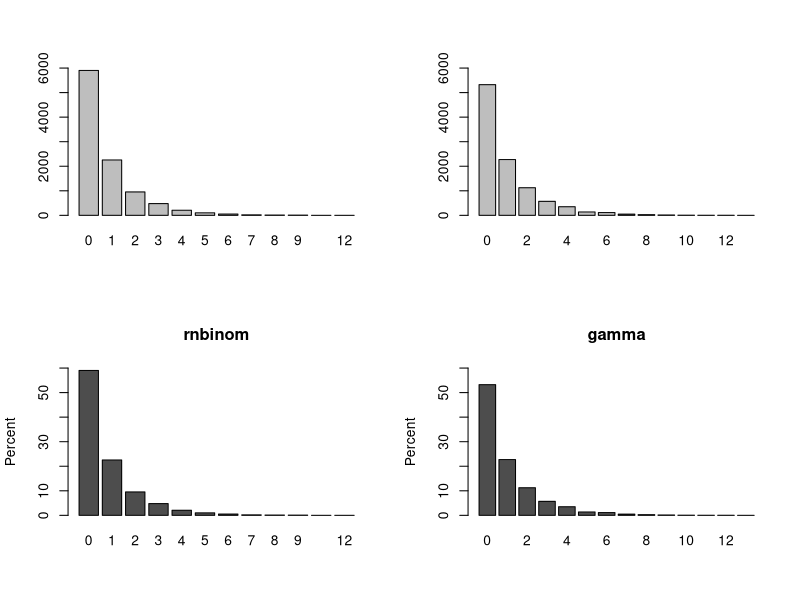
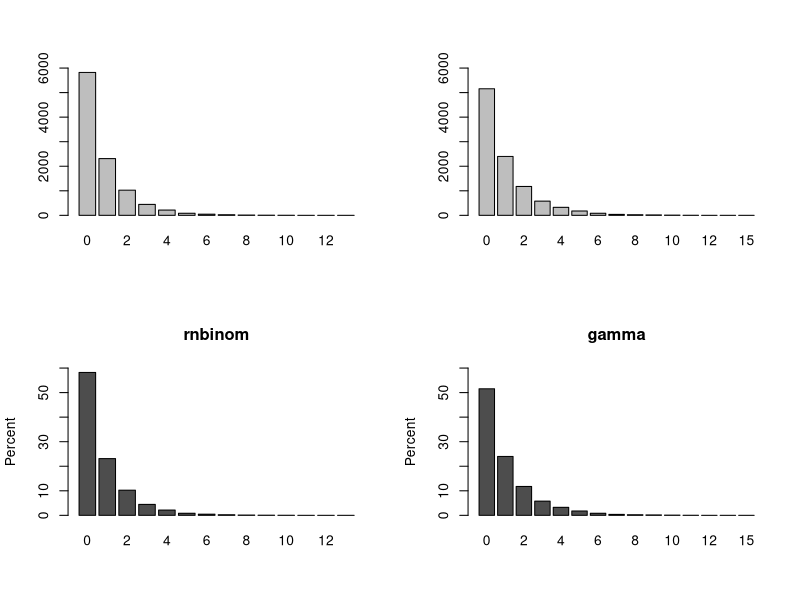

Reproduce these figures in R, in order.

#~~~~~~~~~~~~~~~~~~~~~~~~~~~~~~~~~~~~~~~~~~~~~~~~~~~~~~~~~~~

# gamma and rnbinom equivalence 

rm(list=ls())
require(tidyverse)
require(MASS)

roundUpNice <- function(x, nice=c(1,2,4,5,6,8,10)) {
  if(length(x) != 1) stop("'x' must be of length 1")
  10^floor(log10(x)) * nice[[which(x <= 10^floor(log10(x)) * nice)[[1]]]]
}

# pop parameters
n  <- 10000
k  <- 1.3   # this is k, alpha=1/k
1/k         # alpha reported as theta in neg binomial
mu0 <- 1
mu1 <- mu0*0.75

fup   <- 1
drop1 <- 0.1
drop2 <- 0.1

#~~~~~~~~~~~~~~~~~~~~~~~~~~~~~~~~~~~~~~~~~~~~~~~~~~~~~~~~~~~~
dose <- c(rep("placebo",n),rep("trt",n))
mu   <- c(rep(mu0,n),rep(mu1,n))
drop <- c(rep(.1,n),rep(.1,n))
#~~~~~~~~~~~~~~~~~~~~~~~~~~~~~~~~~~~~~~~~~~~~~~~~~~~~~~~~~~~~
# discontinuations and follow up
f        <- - rexp(2*n) / log(1-drop)
length   <- ifelse(f>1,1,f)

#~~~~~~~~~~~~~~~~~~~~~~~~~~~~~~~~~~~~~~~~~~~~~~~~~~~~~~~~~~~~ 

# rnbinom approach
y <-  rnbinom(n*2,  p=1/(1+ mu*    length* k),  size=1/k)  +
      rnbinom(n*2,  p=1/(1+ mu0*(1-length)*k),  size=1/k)

logleng  <- rep(0, n*2)
 
summary(MASS::glm.nb(y~dose+offset(logleng) ))
 
#~~~~~~~~~~~~~~~~~~~~~~~~~~~~~~~~~~~~~~~~~~~~~~~~~~~~~~~~~~~~~

## Simulate the gamma-shaped subject effect, same for each arm
s <-  rgamma(n, shape = 1/k, scale = k)
s1 <- rgamma(n, shape = 1/k, scale = k)

lambda1 <- mu   * s  ## Simulate rate
lambda2 <- mu0 * s1  ## Simulate rate

y_0 <- rpois(n = n*2, lambda = (length*lambda1))  +
       rpois(n = n*2, lambda = ((1-length)*lambda2))  
 
       logleng  <- rep(0, n*2)  # all patients have same length follow up

summary(glm.nb(y_0~dose+offset(logleng) ))


#~~~~~~~~~~~~~~~~~~~~~~~~~~~~~~~~~~~~~~~~~~~~~~~~~~~~~~~~~~~~~
# plot 1
#~~~~~~~~~~~~~~~~~~~~~~~~~~~~~~~~~~~~~~~~~~~~~~~~~~~~~~~~~~~~~

trt <- y[dose %in% "trt"]
pla <- y[!dose %in% "trt"]
# examine
par(mfrow=c(2,2))
u <- roundUpNice(max(trt %>% table, pla %>% table))
trt %>% table %>% barplot(ylim=c(0,u)) 
pla %>% table %>% barplot(ylim=c(0,u)) 
trt %>% table %>% prop.table
pla %>% table %>% prop.table
#par(mfrow=c(1,1))

#par(mfrow=c(1,2))
data_perc <- t(prop.table(table(trt)))  * 100     # Convert data to probability table
data_perc1 <- t(prop.table(table(pla))) * 100     # Convert data to probability table
u <- roundUpNice(max(data_perc,data_perc1))
barplot(data_perc,  ylab = "Percent", main ="rnbinom", ylim=c(0,u))
barplot(data_perc1, ylab = "Percent", main ="gamma",   ylim=c(0,u))   
par(mfrow=c(1,1)) 

#~~~~~~~~~~~~~~~~~~~~~~~~~~~~~~~~~~~~~~~~~~~~~~~~~~~~~~~~~~~~~
# plot 2
#~~~~~~~~~~~~~~~~~~~~~~~~~~~~~~~~~~~~~~~~~~~~~~~~~~~~~~~~~~~~~

trt <- y_0[dose %in% "trt"]
pla <- y_0[!dose %in% "trt"]
# examine
par(mfrow=c(2,2))
u <- roundUpNice(max(trt %>% table, pla %>% table))
trt %>% table %>% barplot(ylim=c(0,u)) 
pla %>% table %>% barplot(ylim=c(0,u)) 
trt %>% table %>% prop.table
pla %>% table %>% prop.table
#par(mfrow=c(1,1))

#par(mfrow=c(1,2))
data_perc <- t(prop.table(table(trt)))  * 100     # Convert data to probability table
data_perc1 <- t(prop.table(table(pla))) * 100     # Convert data to probability table
u <- roundUpNice(max(data_perc,data_perc1))
barplot(data_perc,  ylab = "Percent", main ="rnbinom", ylim=c(0,u))
barplot(data_perc1, ylab = "Percent", main ="gamma",   ylim=c(0,u))   
par(mfrow=c(1,1))

#~~~~~~~~~~~~~~~~~~~~~~~~~~~~~~~~~~~~~~~~~~~~~~~~~~~~~~~~~~~~~~












